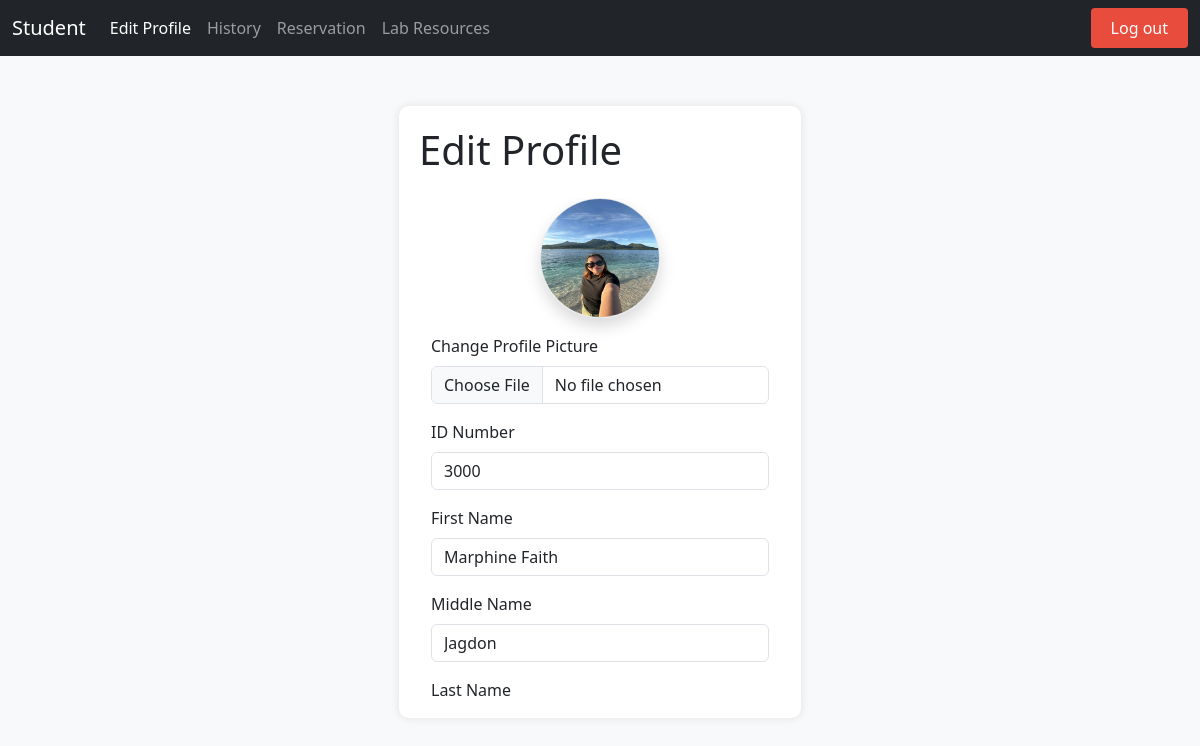
The page /edit.php (signed in) on the database its author committed.
### tables this page shows
CREATE TABLE `user` (
  `IDNO` int(11) NOT NULL,
  `Lastname` varchar(50) NOT NULL,
  `Firstname` varchar(50) NOT NULL,
  `Midname` varchar(50) NOT NULL,
  `course` varchar(50) NOT NULL,
  `year_level` int(11) NOT NULL,
  `username` varchar(50) NOT NULL,
  `password` varchar(255) NOT NULL,
  `profilepic` varchar(255) NOT NULL DEFAULT 'default.png',
  `session_count` int(11) NOT NULL DEFAULT 30
);

### edit.php (the view, shortened to what this page needs)
<!DOCTYPE html>
<html>
<head>
    <link href="https://cdn.jsdelivr.net/npm/bootstrap@5.3.3/dist/css/bootstrap.min.css" rel="stylesheet">
</head>
<body>
<body class="d-flex flex-column min-vh-100">
    <nav class="navbar navbar-expand-lg navbar-dark bg-dark">
        <div class="container-fluid">
            <a class="navbar-brand" href="dashboard.php">Student</a>
            <div class="collapse navbar-collapse" id="navbarNav">
                <ul class="navbar-nav">
                    <li class="nav-item"><a class="nav-link active" href="edit.php">Edit Profile</a></li>
                    <li class="nav-item"><a class="nav-link" href="history.php">History</a></li>
                    <li class="nav-item"><a class="nav-link" href="reservation.php">Reservation</a></li>
                    <li class="nav-item"><a class="nav-link" href="view_lab_resources.php">Lab Resources</a></li>
                </ul>
                <<a href="login.php?logout=true" class="logout-btn ms-auto">Log out</a>
            </div>
        </div>
    </nav>
    <div class="profile-container">
        <h1 class="profile-title">Edit Profile</h1>
<?php
include("connect.php");
$username = $_SESSION['username'];
$query = "SELECT * FROM user WHERE username = '$username'";
$result = mysqli_query($conn, $query);
if (mysqli_num_rows($result) > 0) {
    $user = mysqli_fetch_assoc($result);
    $profilepic = 'default.png';
    if (!empty($user['profilepic'])) {
        $picPath = "uploads/" . $user['profilepic'];
        if (file_exists($picPath)) {
            $profilepic = $user['profilepic'];
        }
    }
?>
    <form action="" method="post" enctype="multipart/form-data" class="container mt-4" style="max-height: 500px; overflow-y: auto;">
    <div class="text-center mb-3">
        <img src="uploads/<?php echo htmlspecialchars($profilepic); ?>" alt="Profile Picture"
        onerror="this.src='uploads/default.png';" class="rounded-circle border shadow" width="120" height="120">
    </div>
    <div class="mb-3">
            <label for="profile_pic" class="form-label">Change Profile Picture</label>
            <input type="file" id="profile_pic" name="profile_pic" class="form-control" accept="image/*">
        </div>
        <div class="mb-3">
            <label for="idno" class="form-label">ID Number</label>
            <input type="text" id="idno" name="idno" class="form-control"
                value="<?php echo htmlspecialchars($user['IDNO']); ?>" readonly>
        </div>
        <div class="mb-3">
            <label for="firstname" class="form-label">First Name</label>
            <input type="text" id="firstname" name="firstname" class="form-control"
                value="<?php echo htmlspecialchars($user['Firstname']); ?>" required>
        </div>
        <div class="mb-3">
            <label for="midname" class="form-label">Middle Name</label>
            <input type="text" id="midname" name="midname" class="form-control"
                value="<?php echo htmlspecialchars($user['Midname']); ?>">
        </div>
        <div class="mb-3">
            <label for="lastname" class="form-label">Last Name</label>
        </div>
    </form>
<?php
}
?>
    </div>
</body>
</html>

### edit.php (style rules this page uses)
body { background-color: #f8f9fa; }
.navbar { background-color: #212529 !important; }
.profile-container { max-width: 600px; margin: 50px auto; background: #fff; padding: 20px; border-radius: 10px; box-shadow: 0 0 10px rgba(0, 0, 0, 0.1); }
.logout-btn { background-color: #e74c3c; color: white !important; padding: 8px 20px !important; border-radius: 4px; transition: all 0.3s ease; margin-left: 20px; text-decoration: none; }

### rows shown on the page
user: profilepic (picture), idno "3000", firstname "Marphine Faith", midname "Jagdon"
